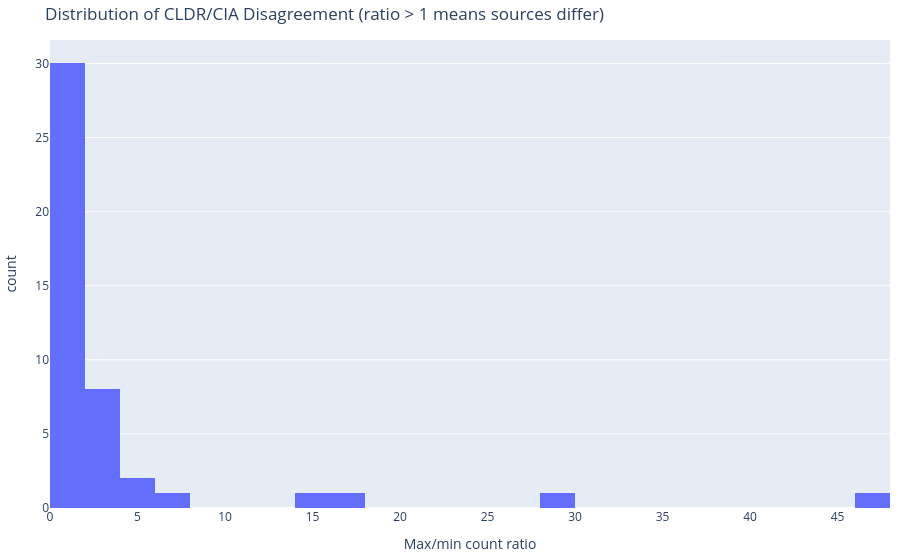

The cell this chart's notebook holds for it:
### Markdown cell above
## 5 · Relative disagreement

### Code cell
pairs_df["ratio"] = pairs_df.apply(
    lambda r: max(r["cldr_count"], r["cia_count"]) / max(min(r["cldr_count"], r["cia_count"]), 1),
    axis=1,
)

fig2 = px.histogram(
    pairs_df,
    x="ratio",
    nbins=30,
    labels={"ratio": "Max/min count ratio"},
    title="Distribution of CLDR/CIA Disagreement (ratio > 1 means sources differ)",
)
fig2.update_layout(margin=dict(l=10, r=10, t=40, b=10))
fig2.show()

print("Largest disagreements:")
print(pairs_df.nlargest(10, "ratio")[["country", "language", "cldr_count", "cia_count", "ratio"]].to_string(index=False))

### Figure 1 — Plotly figure (JSON) as saved in the notebook; plotly's stock layout.template omitted (floating-point values rounded to 4 significant figures)
{"data": [{"bingroup": "x", "hovertemplate": "Max/min count ratio=%{x}<br>count=%{y}<extra></extra>", "legendgroup": "", "marker": {"color": "#636efa", "pattern": {"shape": ""}}, "name": "", "nbinsx": 30, "orientation": "v", "showlegend": false, "type": "histogram", "x": [1.471, 3.059, 1.114, 1.203, 29.84, 1.143, 1.298, 5.507, 1.348, 1.75, 1.008, 1.013, 1.3, 1.131, 1.375, 2.102, 2.387, 4.056, 15.56, 1.039, 2.063, 1.041, 1.117, 1.622, 17.79, 2.54, 1.071, 1.583, 1.117, 2.059, 7.841, 47.46, 1.343, 2.941, 1.158, 1.186, 1.907, 1.988, 1.891, 3.212, 1.003, 1.059, 1.059, 1.024, 1.018], "xaxis": "x", "yaxis": "y"}], "layout": {"barmode": "relative", "legend": {"tracegroupgap": 0}, "margin": {"b": 10, "l": 10, "r": 10, "t": 40}, "title": {"text": "Distribution of CLDR/CIA Disagreement (ratio > 1 means sources differ)"}, "xaxis": {"anchor": "y", "domain": [0, 1], "title": {"text": "Max/min count ratio"}}, "yaxis": {"anchor": "x", "domain": [0, 1], "title": {"text": "count"}}}}
